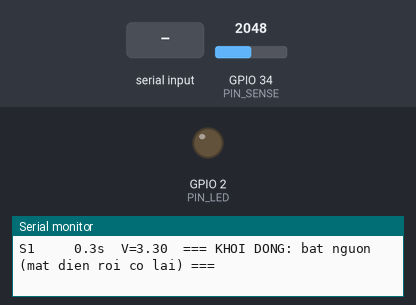
Simulated run of this sketch. Board: ESP32. Shown: output pins drawn as LEDs (lit = HIGH), the last lines printed to the serial monitor. Dashed ring = blinking. Inputs (shaded band) come from the test bench; at power-on: GPIO 34 (PIN_SENSE) = 2048. A WiFi scan finds three made-up networks; storage starts empty; EEPROM starts erased.

Above: at 1.5 s.
1.6 s: "p" received over Serial
At 2.07 s:
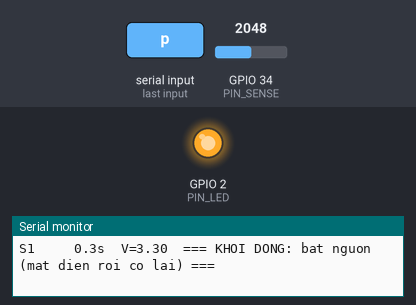
4.6 s: "d" received over Serial
At 5.6 s:
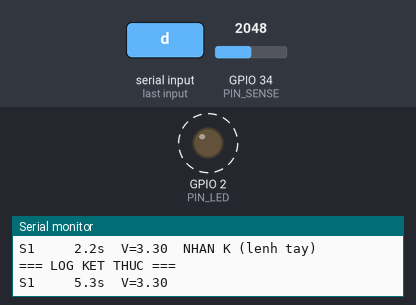
7.6 s: "c" received over Serial
Timing chart, 0 to 16.6 s (numbered marks = the images above; inputs shaded):
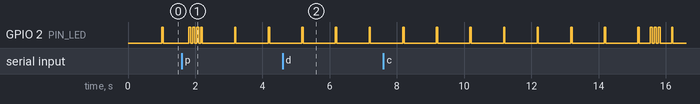

The sketch:

fm_keepalive.ino
```cpp
/*
  Test mach sac + tang ap FM5324GA voi ESP32 WROOM, CHAY BANG PIN, TU GHI LOG.

  ESP32 tu "nhan nut K" theo nhip, do duong 5V qua cau chia ap, va ghi moi thu
  vao FLASH (LittleFS) — khong phai RAM: RAM mat sach khi mat dien, ma luc can bat
  nhat chinh la luc mach FM tat lam ESP32 mat dien. Cam USB lai de lay log.

  DAU NOI

      Pin LiPo (+) -> B+     Pin LiPo (-) -> B-
      FM5324GA 5V  -> ESP32 chan 5V (VIN)
      FM5324GA GND -> ESP32 GND
      FM5324GA K   -> ESP32 GPIO18      (noi thang — K luc nghi chi ~0.8V)
                   Board ESP32-D0WD-V3 dang dung khong ra chan GPIO16/17 (TX2/RX2)
      5V -[10k]-+-[10k]- GND, diem giua -> GPIO34

  CACH TEST
      1. Nap sketch (co USB). Go `c` de xoa log cu neu muon.
      2. Rut USB. Mach FM phai dang bat (den ESP32 nhay) — neu tat thi cham K
         xuong GND mot cai.
      3. De chay 15-20 phut bang pin.
      4. Cam USB, go `d` de in log.

  MOI DONG LOG
      S<phien> <giay>s  V=<5V>  [su kien]
      phien = so lan ESP32 khoi dong (luu trong flash). Phien moi xuat hien giua
      chung = ESP32 da mat dien roi co lai — tuc mach FM da tat.
      Khong co dong ho that (khong mang) nen thoi gian tinh tu luc bat.

  DEN LED
      nhay 1 lan / giay = dang song,  nhay nhanh 3 lan = vua nhan K

  LENH SERIAL 115200
      d  in log      c  xoa log      p  nhan K ngay      a  bat/tat tu nhan K
*/
#include <LittleFS.h>
#include <Preferences.h>
#include <WiFi.h>
#include <esp_system.h>

#define PIN_K        18
#define PIN_SENSE    34     // ADC1, chi doc
#define PIN_LED      2

unsigned long KEEPALIVE_MS = 15000;   // 0 = khong nhan K — da thu 26/10: mach FM tu tat
const unsigned long PRESS_MS = 200;
const unsigned long LOG_MS   = 5000;  // ghi dien ap moi 5 giay
const bool LOAD_LIKE_ROBOT   = true;  // bat WiFi quet dinh ky -> ~100 mA nhu robot

const char* LOG = "/fmlog.txt";
uint32_t session = 0;
unsigned long lastPress = 0, lastBlink = 0, lastScan = 0, lastLog = 0;

float read5V() {
  uint32_t mv = 0;
  for (int i = 0; i < 8; i++) mv += analogReadMilliVolts(PIN_SENSE);   // trung binh 8 lan
  return mv / 8 * 2 / 1000.0;                                          // cau chia doi -> x2
}

// Ghi ngay va dong file moi dong: mat dien giua chung thi chi mat dong dang ghi.
void logLine(const char* event) {
  char line[96];
  snprintf(line, sizeof(line), "S%lu %7.1fs  V=%.2f  %s\n",
           (unsigned long)session, millis() / 1000.0, read5V(), event);
  File f = LittleFS.open(LOG, FILE_APPEND);
  if (f) { f.print(line); f.close(); }
  Serial.print(line);
}

void pressK() {
  digitalWrite(PIN_K, LOW);
  pinMode(PIN_K, OUTPUT_OPEN_DRAIN);   // chi keo xuong GND, khong bao gio day 3.3V vao K
  digitalWrite(PIN_K, LOW);
  delay(PRESS_MS);
  pinMode(PIN_K, INPUT);               // tha noi = nha nut
  for (int i = 0; i < 3; i++) {
    digitalWrite(PIN_LED, HIGH); delay(60);
    digitalWrite(PIN_LED, LOW);  delay(60);
  }
}

const char* resetReason() {
  switch (esp_reset_reason()) {
    case ESP_RST_POWERON:  return "bat nguon (mat dien roi co lai)";
    case ESP_RST_BROWNOUT: return "SUT AP (brownout)";
    case ESP_RST_SW:       return "reset phan mem";
    case ESP_RST_EXT:      return "reset ngoai / nut EN";
    case ESP_RST_PANIC:    return "loi chuong trinh";
    default:               return "khac";
  }
}

void dumpLog() {
  Serial.println("=== LOG BAT DAU ===");
  File f = LittleFS.open(LOG, FILE_READ);
  if (f) { while (f.available()) Serial.write(f.read()); f.close(); }
  Serial.println("=== LOG KET THUC ===");
}

void setup() {
  pinMode(PIN_K, INPUT);               // luc khoi dong: tha noi, khong "nhan nham"
  pinMode(PIN_LED, OUTPUT);
  Serial.begin(115200);
  delay(300);
  analogSetPinAttenuation(PIN_SENSE, ADC_11db);

  LittleFS.begin(true);                // lan dau: tu format
  Preferences p;
  p.begin("fmtest", false);
  session = p.getUInt("session", 0) + 1;
  p.putUInt("session", session);
  p.end();

  char ev[64];
  snprintf(ev, sizeof(ev), "=== KHOI DONG: %s ===", resetReason());
  logLine(ev);

  if (LOAD_LIKE_ROBOT) WiFi.mode(WIFI_STA);
  lastPress = lastLog = millis();
}

void loop() {
  unsigned long now = millis();

  if (Serial.available()) {
    char c = Serial.read();
    if (c == 'd') dumpLog();
    if (c == 'c') { LittleFS.remove(LOG); Serial.println(">> da xoa log"); }
    if (c == 'p') { pressK(); logLine("NHAN K (lenh tay)"); }
    if (c == 'a') {
      KEEPALIVE_MS = KEEPALIVE_MS ? 0 : 15000;
      lastPress = now;
      logLine(KEEPALIVE_MS ? "tu nhan K: BAT" : "tu nhan K: TAT");
    }
  }

  if (KEEPALIVE_MS && now - lastPress >= KEEPALIVE_MS) {
    lastPress = now;
    pressK();
    logLine("NHAN K");
  }

  if (now - lastLog >= LOG_MS) {
    lastLog = now;
    logLine("");
  }

  if (now - lastBlink >= 1000) {
    lastBlink = now;
    digitalWrite(PIN_LED, HIGH); delay(40); digitalWrite(PIN_LED, LOW);
  }

  if (LOAD_LIKE_ROBOT && now - lastScan >= 10000) {
    lastScan = now;
    WiFi.scanNetworks(true);
  }
}
```
